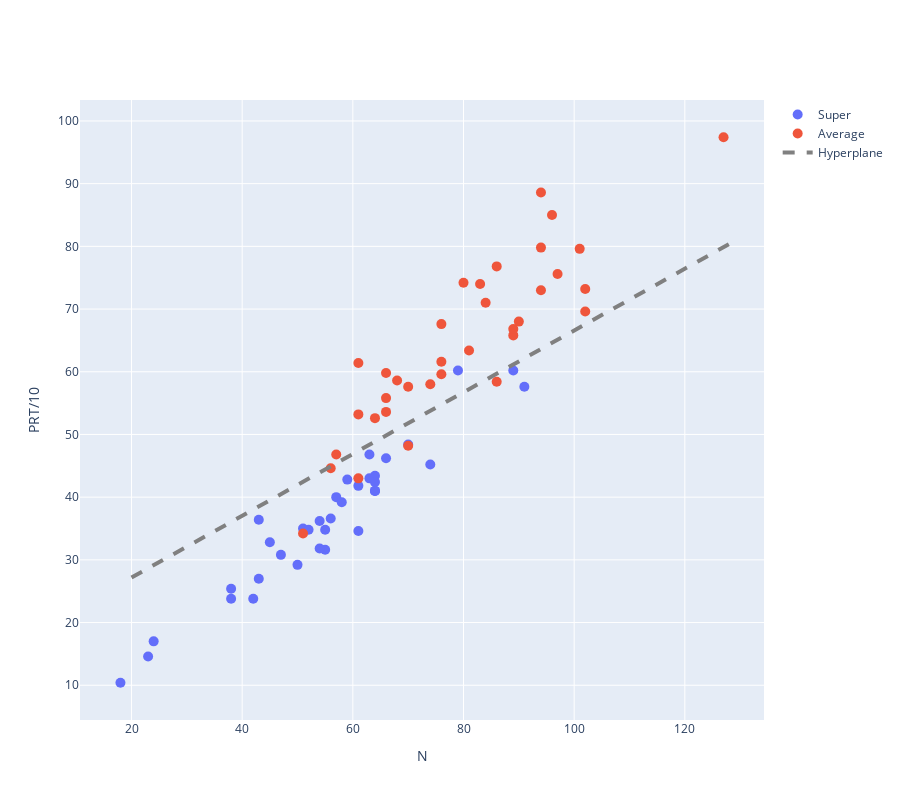

Notebook cell for this chart:
### Markdown cell above
• Plot the training data and the computed hyperplane.

### Code cell
fig=go.Figure()
fig.add_trace(go.Scatter(x=Xtr[ixSup,0],y=Xtr[ixSup,1],mode='markers',name='Super'))
fig.add_trace(go.Scatter(x=Xtr[ixAvg,0],y=Xtr[ixAvg,1],mode='markers',name='Average'))
fig.update_traces(marker=dict(size=10))


x1=np.arange(20,130,1)

x2=-(w[0,0]/w[1,0])*x1-b/w[1,0]
fig.add_trace(go.Scatter(x=x1,y=x2.flatten(),
                         mode='lines', line=dict(dash='dash',color="gray",width=4),name='Hyperplane'))

fig.update_xaxes(title_text='N')
fig.update_yaxes(title_text='PRT/10')
fig.update_layout(
    autosize=False,
    width=900,
    height=800)
fig.show()
